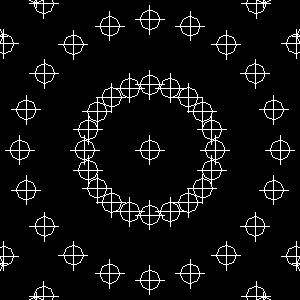

Write Python code to recreate this figure.
#!/usr/bin/env python

# Test vtkTransformCoordinateSystems with 2D glyphs on a sphere.

import vtkmodules.vtkInteractionStyle  # noqa: F401
import vtkmodules.vtkRenderingFreeType  # noqa: F401
import vtkmodules.vtkRenderingOpenGL2  # noqa: F401

from vtkmodules.vtkFiltersCore import vtkGlyph2D
from vtkmodules.vtkFiltersSources import (
    vtkGlyphSource2D,
    vtkSphereSource,
)
from vtkmodules.vtkRenderingCore import (
    vtkActor2D,
    vtkPolyDataMapper2D,
    vtkRenderWindow,
    vtkRenderWindowInteractor,
    vtkRenderer,
    vtkTransformCoordinateSystems,
)

# Renderer (created early: xform.SetViewport requires renderer)
renderer = vtkRenderer()
renderer.SetBackground(0, 0, 0)

# Sphere source
sphere = vtkSphereSource()
sphere.SetPhiResolution(10)
sphere.SetThetaResolution(20)

# Transform world to display coordinates
xform = vtkTransformCoordinateSystems()
xform.SetInputConnection(sphere.GetOutputPort())
xform.SetInputCoordinateSystemToWorld()
xform.SetOutputCoordinateSystemToDisplay()
xform.SetViewport(renderer)

# Glyph source
glyph_source = vtkGlyphSource2D()
glyph_source.SetGlyphTypeToCircle()
glyph_source.SetScale(20)
glyph_source.FilledOff()
glyph_source.CrossOn()
glyph_source.Update()

# Create glyphs
glyph_2d = vtkGlyph2D()
glyph_2d.SetInputConnection(xform.GetOutputPort())
glyph_2d.SetSourceData(0, glyph_source.GetOutput())
glyph_2d.SetScaleModeToDataScalingOff()

mapper = vtkPolyDataMapper2D()
mapper.SetInputConnection(glyph_2d.GetOutputPort())

glyph_actor = vtkActor2D()
glyph_actor.SetMapper(mapper)

renderer.AddActor(glyph_actor)

render_window = vtkRenderWindow()
render_window.AddRenderer(renderer)
render_window.SetWindowName("transform coordinate systems")
render_window.SetMultiSamples(0)
render_window.SetSize(300, 300)

interactor = vtkRenderWindowInteractor()
interactor.SetRenderWindow(render_window)

interactor.Initialize()
interactor.Start()
